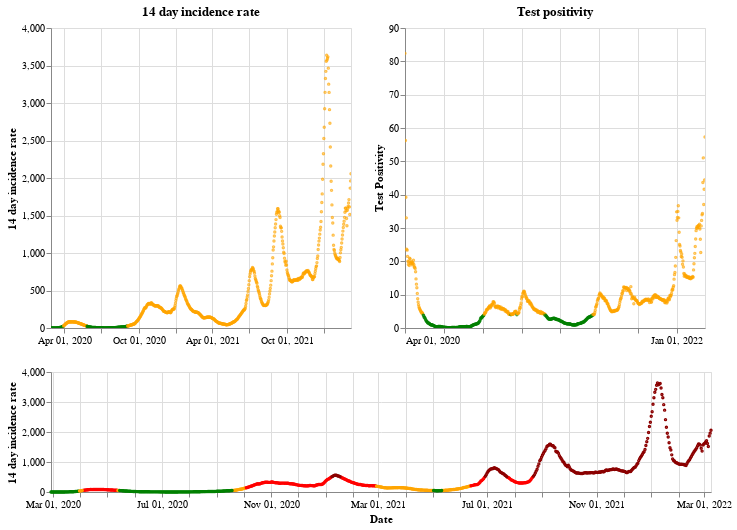

The notebook cell this image was saved under:
### Markdown cell above
## Scotland

### Code cell
plot_traffic_light('Scotland')

### Figure 1 — Vega-Lite specification as saved in the notebook (floating-point values rounded to 4 significant figures; data arrays with more than 128 entries replaced by an {"elided": "..."} marker saying what was removed)
{"config": {"view": {"continuousWidth": 400, "continuousHeight": 300}}, "vconcat": [{"hconcat": [{"mark": {"type": "point", "size": 2}, "encoding": {"color": {"condition": {"value": "green", "test": "(datum.twoWeeklyCasesRate <= 25)"}, "value": "orange"}, "tooltip": [{"type": "nominal", "field": "areaName"}, {"type": "temporal", "field": "date"}, {"type": "quantitative", "field": "twoWeeklyCasesRate"}, {"type": "quantitative", "field": "testPositivity"}], "x": {"type": "temporal", "axis": {"title": ""}, "field": "date", "scale": {"domain": {"selection": "DateBrush"}}, "timeUnit": "yearmonthdate"}, "y": {"type": "quantitative", "axis": {"title": "14 day incidence rate"}, "field": "twoWeeklyCasesRate"}}, "title": "14 day incidence rate", "width": 300}, {"mark": {"type": "point", "size": 2}, "encoding": {"color": {"condition": {"value": "green", "test": "(datum.testPositivity <= 4)"}, "value": "orange"}, "tooltip": [{"type": "nominal", "field": "areaName"}, {"type": "temporal", "field": "date"}, {"type": "quantitative", "field": "twoWeeklyCasesRate"}, {"type": "quantitative", "field": "testPositivity"}], "x": {"type": "temporal", "axis": {"title": ""}, "field": "date", "scale": {"domain": {"selection": "DateBrush"}}, "timeUnit": "yearmonthdate"}, "y": {"type": "quantitative", "axis": {"title": "Test Positivity"}, "field": "testPositivity"}}, "title": "Test positivity", "width": 300}]}, {"layer": [{"mark": {"type": "point", "size": 2}, "encoding": {"color": {"condition": {"value": "orange", "test": "(((datum.testPositivity < 4) && (datum.twoWeeklyCasesRate >= 50)) && (datum.twoWeeklyCasesRate < 200))"}, "value": "red"}, "opacity": {"condition": {"value": 1, "test": "((datum.twoWeeklyCasesRate >= 50) && (datum.twoWeeklyCasesRate < 500))"}, "value": 0}, "tooltip": [{"type": "nominal", "field": "areaName"}, {"type": "temporal", "field": "date"}, {"type": "quantitative", "field": "twoWeeklyCasesRate"}, {"type": "quantitative", "field": "testPositivity"}], "x": {"type": "temporal", "axis": {"title": "Date"}, "field": "date", "timeUnit": "yearmonthdate"}, "y": {"type": "quantitative", "axis": {"title": "14 day incidence rate"}, "field": "twoWeeklyCasesRate"}}, "selection": {"DateBrush": {"type": "interval", "encodings": ["x"], "fields": ["Time"]}}}, {"mark": {"type": "point", "size": 2}, "encoding": {"color": {"value": "darkred"}, "opacity": {"condition": {"value": 1, "test": "(datum.twoWeeklyCasesRate >= 500)"}, "value": 0}, "tooltip": [{"type": "nominal", "field": "areaName"}, {"type": "temporal", "field": "date"}, {"type": "quantitative", "field": "twoWeeklyCasesRate"}, {"type": "quantitative", "field": "testPositivity"}], "x": {"type": "temporal", "axis": {"title": "Date"}, "field": "date", "timeUnit": "yearmonthdate"}, "y": {"type": "quantitative", "axis": {"title": "14 day incidence rate"}, "field": "twoWeeklyCasesRate"}}}, {"mark": {"type": "point", "size": 2}, "encoding": {"color": {"condition": {"value": "green", "test": "((datum.testPositivity < 4) && (datum.twoWeeklyCasesRate < 50))"}, "value": "orange"}, "opacity": {"condition": {"value": 1, "test": "(datum.twoWeeklyCasesRate < 50)"}, "value": 0}, "tooltip": [{"type": "nominal", "field": "areaName"}, {"type": "temporal", "field": "date"}, {"type": "quantitative", "field": "twoWeeklyCasesRate"}, {"type": "quantitative", "field": "testPositivity"}], "x": {"type": "temporal", "axis": {"title": "Date"}, "field": "date", "timeUnit": "yearmonthdate"}, "y": {"type": "quantitative", "axis": {"title": "14 day incidence rate"}, "field": "twoWeeklyCasesRate"}}}], "height": 120, "width": 660}], "data": {"name": "data-737eebd554827a55095ea0b2206aaf1d"}, "$schema": "https://vega.github.io/schema/vega-lite/v4.8.1.json", "datasets": {"data-737eebd554827a55095ea0b2206aaf1d": {"elided": "741 records"}}}
